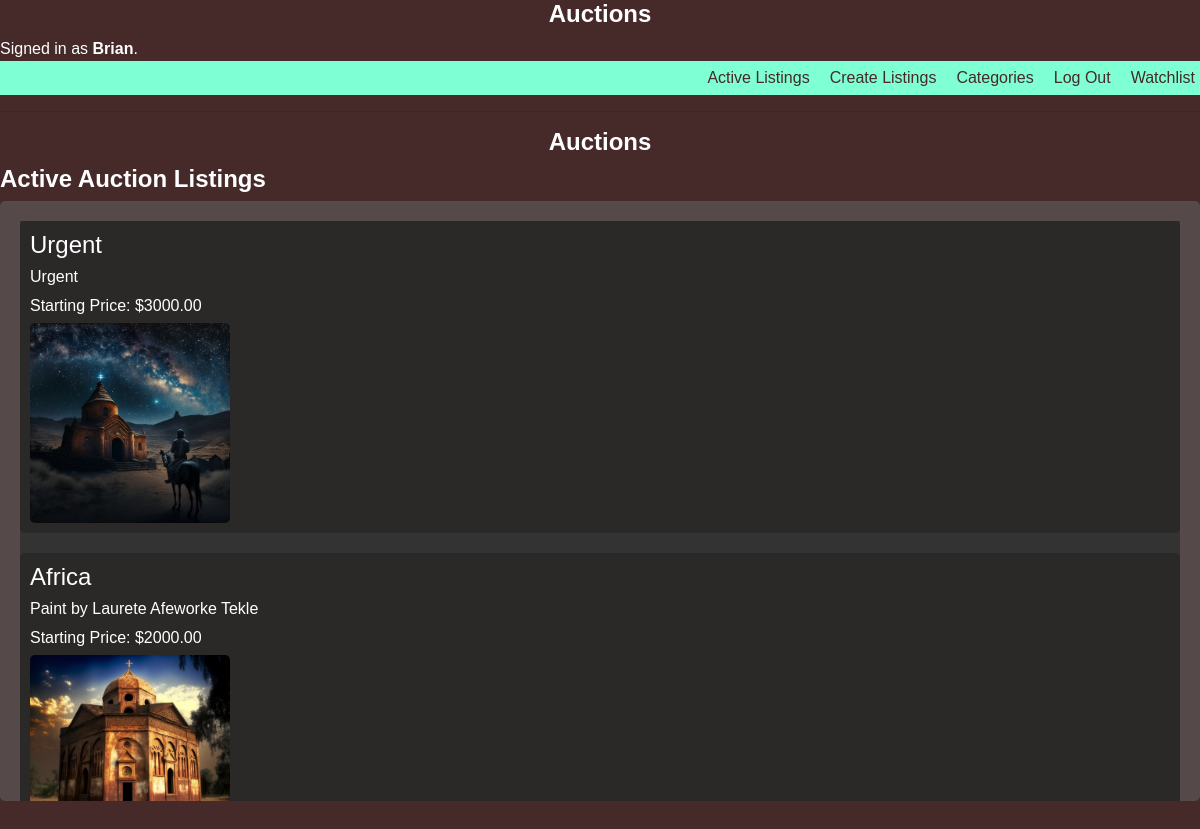
The page / (signed in) on the database its author committed.
### auctions/models.py (models this page shows, shortened)
class User(AbstractUser):
    pass

class Listing(models.Model):
    title = models.CharField(max_length=255)
    description = models.TextField()
    starting_bid = models.DecimalField(max_digits=10, decimal_places=2)
    image = models.ImageField(upload_to='images/', blank=True)
    category = models.CharField(max_length=100)
    creator = models.ForeignKey(User, on_delete=models.CASCADE)
    created_at = models.DateTimeField(auto_now_add=True)
    active = models.BooleanField(default=True)
    watchlist = models.ForeignKey(Watchlist, on_delete=models.CASCADE, blank=True, null=True)
    bids = models.ForeignKey('Bid', on_delete=models.CASCADE, null=True, blank=True, related_name='listing_bids')
    comments = models.ManyToManyField('Comment', related_name='listings')
    winner = models.ForeignKey(User, on_delete=models.SET_NULL, null=True, blank=True, related_name='won_listings')

### auctions/views.py (the view)
# urls.py: path("", views.index, name="index"),
def index(request):
    active_listings = Listing.objects.filter(active=True)
    return render(request, 'auctions/index.html', {'listings': active_listings})

### auctions/templates/auctions/index.html (shortened to what this page needs)
{% extends "auctions/layout.html" %}
{% block body %}
<h1 style="text-align: center; color: #fff;">Auctions</h1>
<h1 style="color: #fff;">Active Auction Listings</h1>
{% if listings %}
<div class="listings-box">
  <ul class="listings">
    {% for listing in listings|dictsortreversed:'created_at' %}
    <li class="listing-item">
      <a href="{% url 'show_listing' listing_id=listing.id %}">
        <h2>{{ listing.title }}</h2>
        <p>{{ listing.description }}</p>
        <p>Starting Price: ${{ listing.starting_bid }}</p>
        {% if listing.image %}
        <img src="{{ listing.image.url }}" alt="Listing Image">
        {% endif %}
      </a>
    </li>
    {% endfor %}
  </ul>
</div>
{% else %}
<p style="color: #fff;">No active listings available.</p>
{% endif %}
{% endblock %}

### auctions/templates/auctions/layout.html (shortened to what this page needs)
<!DOCTYPE html>
<html lang="en">
<head>
    {% load static %}
    <link rel="stylesheet" href="https://stackpath.bootstrapcdn.com/bootstrap/4.4.1/css/bootstrap.min.css">
    <link href="{% static 'auctions/styles.css' %}" rel="stylesheet">
</head>
<body>
    <h1 style="text-align: center; color: white;">Auctions</h1>
        <div style="color: white;">
        {% if user.is_authenticated %}
            Signed in as <strong>{{ user.username }}</strong>.
        {% else %}
            Not signed in.
        {% endif %}
        </div>
    <ul class="nav">
        <li class="nav-item">
            <a class="nav-link" href="{% url 'index' %}">Active Listings</a>
        </li>
        <li class="nav-item">
            <a class="nav-link" href="{% url 'listing' %}">Create Listings</a>
        </li>
        <li class="nav-item">
            <a class="nav-link" href="{% url 'show_categories' %}">Categories</a>
        </li>
        {% if user.is_authenticated %}
            <li class="nav-item">
                <a class="nav-link" href="{% url 'logout' %}">Log Out</a>
            </li>
            <li class="nav-item">
                <a class="nav-link" href="{% url 'watchlist' %}">Watchlist</a>
            </li>
        {% endif %}
    </ul>
    <hr>
    {% block body %}
    {% endblock %}
</body>
</html>

### auctions/static/auctions/styles.css (style rules this page uses)
body { background-color: #f2f2f2; font-family: Arial, sans-serif; color: #333; }
h1 { font-size: 24px; font-weight: bold; color: #555; }

### auctions/templates/auctions/layout.html (style rules this page uses)
ul.nav { list-style: none; display: flex; justify-content: flex-end; background-color: aquamarine; }
ul.nav li.nav-item { margin-left: 10px; }
ul.nav li.nav-item a.nav-link { color: rgb(70, 41, 41); text-decoration: none; padding: 5px; border-radius: 5px; transition: background-color 0.3s; }
body { background-color: rgb(70, 41, 41); }
ul.nav { justify-content: flex-end; }
ul.nav li.nav-item { display: inline-block; }
h1 { color: aquamarine; }

### auctions/templates/auctions/index.html (style rules this page uses)
ul.listings { list-style: none; padding: 0; margin: 0; background-color: #333; }
ul.listings li { opacity: 0; transform: translateY(-20px); animation: fade-in 0.5s ease-out forwards; }
.listings-box { max-height: 600px; overflow-y: scroll; background-color: #554949; padding: 20px; border-radius: 5px; }
.listings { list-style: none; padding: 0; margin: 0; }
.listing-item { margin-bottom: 20px; padding: 10px; border-radius: 5px; background-color: #2b2828; }
.listing-item a { text-decoration: none; color: #fff; }
.listing-item h2 { color: #fff; font-size: 24px; margin-bottom: 5px; }
.listing-item p { color: #fff; font-size: 16px; margin-bottom: 5px; }
.listing-item img { max-width: 100%; max-height: 200px; border-radius: 5px; }

### rows shown on the page
User: username "Brian"
Listing: title "Urgent", description "Urgent", starting_bid "3000.00", image (picture)
Listing: title "Africa", description "Paint by Laurete Afeworke Tekle", starting_bid "2000.00", image (picture)
